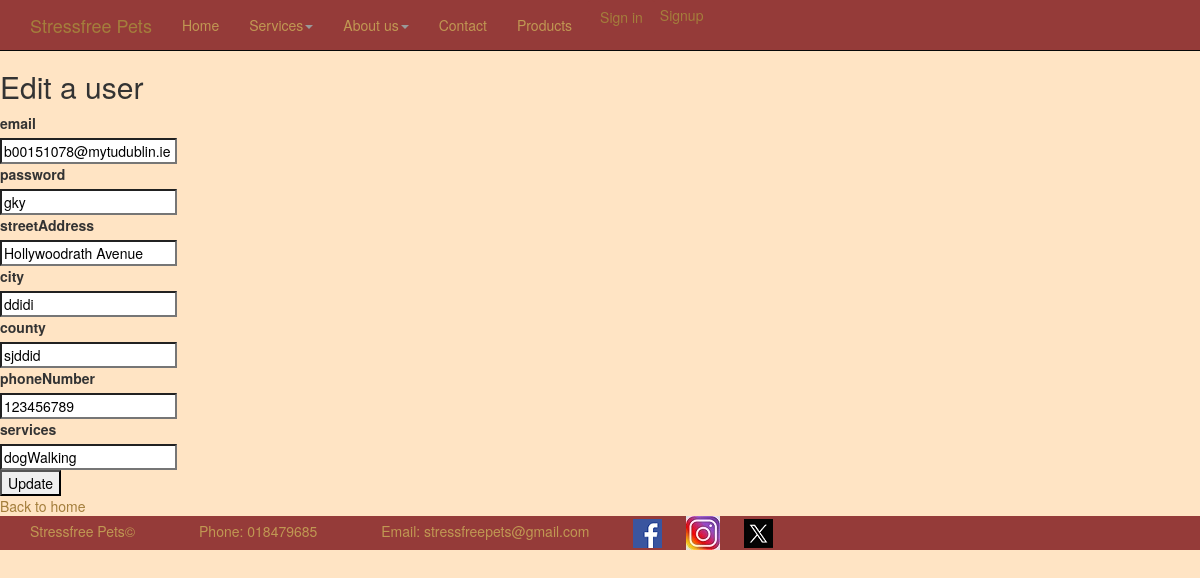
Page /Website/public/updateBusinessSingle.php?businessName=Mariam on the committed database.
### tables this page shows
CREATE TABLE `businessapplication` (
  `id` int unsigned NOT NULL AUTO_INCREMENT,
  `email` varchar(50) DEFAULT NULL,
  `password` varchar(50) DEFAULT NULL,
  `businessName` varchar(50) DEFAULT NULL,
  `streetAddress` varchar(50) DEFAULT NULL,
  `city` varchar(50) DEFAULT NULL,
  `county` varchar(50) DEFAULT NULL,
  `phoneNumber` int DEFAULT NULL,
  `services` varchar(50) DEFAULT NULL,
  `certs` varchar(50) NOT NULL,
  `certFiles` varchar(50) NOT NULL,
  `businessImage` varchar(50) NOT NULL,
  PRIMARY KEY (`id`)
);

### Website/public/updateBusinessSingle.php (the view, shortened to what this page needs)
<?php
        require_once '../src/DBConnect.php';
        $businessName = $_GET['businessName'];
        $sql = "SELECT email,password,businessName,streetAddress,city,county,phoneNumber,services FROM businessapplication WHERE businessName =:businessName";
        $statement = $connection->prepare($sql);
        $statement->bindValue(':businessName',$businessName);
        $statement->execute();
        $user = $statement->fetch(PDO::FETCH_ASSOC);
?>
<?php require "../layout/header.php"; ?>
    <h2>Edit a user</h2>
    <form method="post" action="updatingBusiness.php">
        <?php foreach ($user as $key => $value) {
            if($key != 'businessName'){?>
            <label for ="<?php echo $key?>"><?php echo $key;?></label><br>
            <input type = "text" value="<?php echo $value;?>"><br>
        <?php } ?>
        <?php }?>
        <input type="submit" name="submit" value="Update" >
    </form>
    <a href="index.php">Back to home</a>
<?php require "../layout/footer.php"; ?>

### Website/css/main.css (style rules this page uses)
body { padding-top: 50px; padding-bottom: 20px; background-color: bisque; }

### Website/css/style.css (style rules this page uses)
body { background-color: bisque; }

### rows in the picture
businessapplication: email "b00151078@mytudublin.ie", password "gky", streetAddress "Hollywoodrath Avenue", city "ddidi", county "sjddid", phoneNumber "123456789", services "dogWalking"

### other values in the picture
$key "email"
$key "password"
$key "streetAddress"
$key "city"
$key "county"
$key "phoneNumber"
$key "services"
